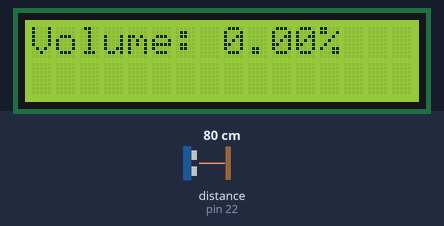
Bench run of a sketch on a simulated Arduino Mega 2560, built with avr-gcc and run on an emulated ATmega2560. On the bench: 16×2 character LCD. Wiring (inferred from the names in the program): ultrasonic range finder: trigger pin 23; echo pin 22. Inputs (shaded band) come from the test bench; at power-on: distance to the obstacle (sensor on pin 22) 80 cm. The echo pulse lasts 58.3 µs per cm; what the sketch prints to the serial monitor is not drawn.

Above: at 3.2 s.
3.3 s: distance to the obstacle (sensor on pin 22) set to 2 cm
At 4.4 s:
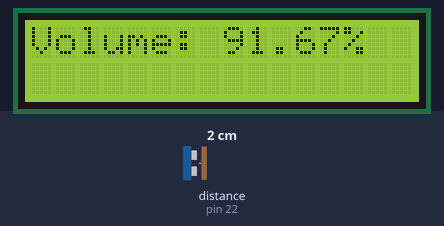
5.6 s: distance to the obstacle (sensor on pin 22) set to 4 cm
At 7.3 s:
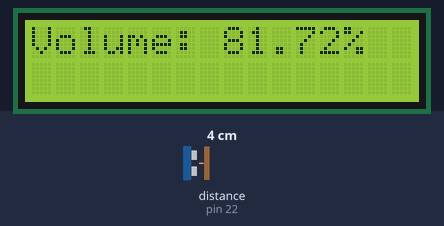
7.6 s: distance to the obstacle (sensor on pin 22) set to 9 cm
At 8.9 s:
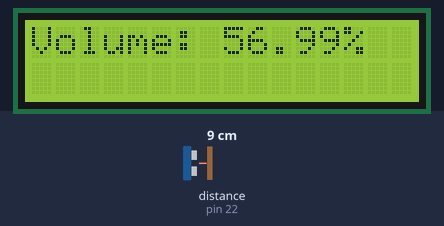
Timing chart, 0 to 10.6 s (numbered marks = the images above; inputs shaded):
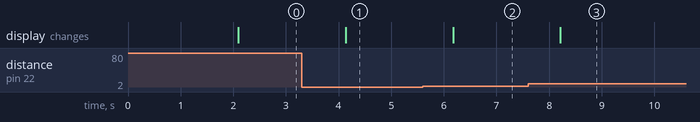

The sketch:

Container_Volume_Calculator.ino
```cpp
#include <LiquidCrystal_I2C.h>

LiquidCrystal_I2C lcd(0x27, 16, 2);

#define TRIG_PIN 23
#define ECHO_PIN 22

// ** Pilihan Bentuk: Tabung atau Balok **
// Pilih salah satu bentuk dengan mengaktifkan bagian yang sesuai,
// dan komentari bagian yang tidak digunakan.

// *** Untuk Tabung ***
const float diameter_tabung = 10.0; // Diameter tabung dalam cm
const float tinggi_tabung = 20.0;  // Tinggi tabung dalam cm

/*
  // *** Untuk Balok ***
  const float panjang_balok = 15.0; // Panjang balok dalam cm
  const float lebar_balok = 10.0;   // Lebar balok dalam cm
  const float tinggi_balok = 20.0;  // Tinggi balok dalam cm
*/

void setup() {
  Serial.begin(115200);

  pinMode(TRIG_PIN, OUTPUT);
  pinMode(ECHO_PIN, INPUT);

  lcd.init();
  lcd.backlight();
  lcd.setCursor(0, 0);
  lcd.print("Volume Meter");
  delay(2000);
}

void loop() {
  float distance = readUltrasonic();
  float volume_percent = 0;

  // *** Perhitungan untuk Tabung ***
  float tinggi_isi = tinggi_tabung - distance;
  if (tinggi_isi < 0) tinggi_isi = 0;
  float volume_total = 3.14159 * pow((diameter_tabung / 2), 2) * tinggi_tabung;
  float volume_isi = 3.14159 * pow((diameter_tabung / 2), 2) * tinggi_isi;
  volume_percent = (volume_isi / volume_total) * 100;

  /*
    // *** Perhitungan untuk Balok ***
    float tinggi_isi = tinggi_balok - distance;
    if (tinggi_isi < 0) tinggi_isi = 0;
    float volume_total = panjang_balok * lebar_balok * tinggi_balok;
    float volume_isi = panjang_balok * lebar_balok * tinggi_isi;
    volume_percent = (volume_isi / volume_total) * 100;
  */

  // Tampilkan hasil di Serial Monitor dan LCD
  Serial.print("Volume: ");
  Serial.print(volume_percent);
  Serial.println("%");

  lcd.clear();
  lcd.setCursor(0, 0);
  lcd.print("Volume: ");
  lcd.print(volume_percent);
  lcd.print("%");

  delay(1000);
}

// Fungsi untuk membaca jarak dari sensor ultrasonik
float readUltrasonic() {
  long duration;
  float distance;

  digitalWrite(TRIG_PIN, LOW);
  delayMicroseconds(2);
  digitalWrite(TRIG_PIN, HIGH);
  delayMicroseconds(10);
  digitalWrite(TRIG_PIN, LOW);

  duration = pulseIn(ECHO_PIN, HIGH);
  distance = (duration * 0.034) / 2;

  if (distance <= 0 || distance > 400) {
    Serial.println("Sensor Error!");
    return -1;
  }

  return distance;
}
```

Measured:
- after the input at 3.3 s, the display: changes after 0.84 s (image 1)
- after the input at 5.6 s, the display: changes after 0.57 s (image 2)
- after the input at 7.6 s, the display: changes after 0.61 s (image 3)
